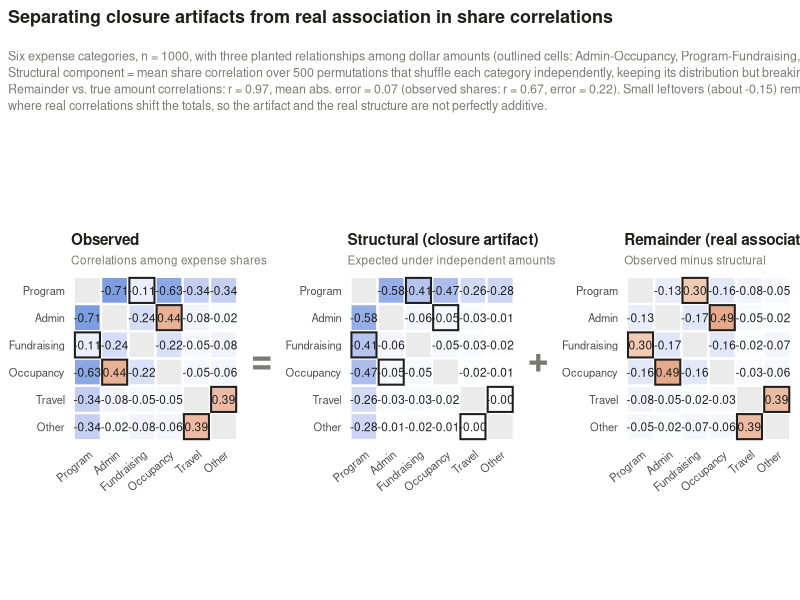

Here is the R script that generated this plot:
# Decompose an observed correlation matrix of shares into
#   structural (closure-induced) correlation + remaining (real) association.
#
# Simulation: six expense categories with three planted real relationships among
# the dollar amounts (Admin-Occupancy, Program-Fundraising, Travel-Other).
# Amounts are closed to shares of total expenses, as a ratio-based index would.
#
# Structural component = expected share correlations under a permutation null:
# each category's amounts are shuffled independently (keeping every marginal
# distribution but breaking all real association), closed to shares, and the
# correlation matrix is averaged over B permutations.
# Remainder = observed - structural.
#
# Output: dev/health-index/closure-decomposition.png

library(ggplot2)
library(dplyr)
library(cowplot)

set.seed(1897)

n <- 1000
B <- 500
parts <- c("Program", "Admin", "Fundraising", "Occupancy", "Travel", "Other")
meanlog <- c(13.0, 11.5, 10.5, 11.0, 9.5, 10.0)
sdlog   <- c(0.45, 0.60, 0.90, 0.70, 1.00, 0.85)
D <- length(parts)

R <- diag(D); dimnames(R) <- list(parts, parts)
plant <- function(a, b, r) { R[a, b] <<- r; R[b, a] <<- r }
plant("Admin", "Occupancy", 0.6)
plant("Program", "Fundraising", 0.4)
plant("Travel", "Other", 0.5)

L <- MASS::mvrnorm(n, meanlog, diag(sdlog) %*% R %*% diag(sdlog))
amounts <- exp(L); colnames(amounts) <- parts
shares  <- amounts / rowSums(amounts)

observed <- cor(shares)
structural <- Reduce(`+`, lapply(seq_len(B), function(b) {
  p <- apply(amounts, 2, sample)
  cor(p / rowSums(p))
})) / B
remainder <- observed - structural
truth <- cor(amounts)

ut <- upper.tri(observed)
r_rem <- cor(remainder[ut], truth[ut]);  r_obs <- cor(observed[ut], truth[ut])
mae_rem <- mean(abs(remainder[ut] - truth[ut])); mae_obs <- mean(abs(observed[ut] - truth[ut]))

col_low  <- "#2a78d6"
col_high <- "#b8541a"
ink      <- "#1f1f1e"
muted    <- "#7a7a75"

heat <- function(m, title, subtitle) {
  df <- as.data.frame(as.table(m)) |>
    mutate(Var1 = factor(Var1, levels = parts), Var2 = factor(Var2, levels = rev(parts)),
           diag = Var1 == Var2,
           lab = ifelse(diag, "", sprintf("%.2f", Freq)),
           Freq = ifelse(diag, NA, Freq),
           planted = !diag & R[cbind(as.character(Var1), as.character(Var2))] != 0)
  ggplot(df, aes(Var1, Var2, fill = Freq)) +
    geom_tile(colour = "white", linewidth = 0.8) +
    geom_tile(data = filter(df, planted), fill = NA, colour = ink, linewidth = 0.7,
              width = 0.92, height = 0.92) +
    geom_text(aes(label = lab), size = 3, colour = ink) +
    scale_fill_gradient2(low = col_low, mid = "white", high = col_high,
                         limits = c(-1, 1), na.value = "grey92") +
    coord_fixed() +
    labs(x = NULL, y = NULL, title = title, subtitle = subtitle) +
    theme_minimal(base_size = 10) +
    theme(panel.grid = element_blank(), legend.position = "none",
          plot.title = element_text(face = "bold", size = 11, colour = ink),
          plot.subtitle = element_text(size = 8.5, colour = muted),
          axis.text.x = element_text(angle = 40, hjust = 1))
}

op <- function(sym) ggdraw() + draw_label(sym, size = 26, colour = muted, fontface = "bold")

panels <- plot_grid(
  heat(observed,   "Observed", "Correlations among expense shares"),
  op("="),
  heat(structural, "Structural (closure artifact)", "Expected under independent amounts"),
  op("+"),
  heat(remainder,  "Remainder (real association)", "Observed minus structural"),
  nrow = 1, rel_widths = c(1, 0.12, 1, 0.12, 1), align = "h", axis = "tb")

title <- ggdraw() +
  draw_label("Separating closure artifacts from real association in share correlations",
             fontface = "bold", size = 13, x = 0.01, hjust = 0, colour = ink)
subtitle <- ggdraw() +
  draw_label(paste0(
    "Six expense categories, n = ", n, ", with three planted relationships among dollar amounts (outlined cells: Admin-Occupancy, ",
    "Program-Fundraising, Travel-Other).\n",
    "Structural component = mean share correlation over ", B, " permutations that shuffle each category independently, ",
    "keeping its distribution but breaking real links.\n",
    sprintf("Remainder vs. true amount correlations: r = %.2f, mean abs. error = %.2f (observed shares: r = %.2f, error = %.2f). ",
            r_rem, mae_rem, r_obs, mae_obs),
    "Small leftovers (about -0.15) remain\n",
    "where real correlations shift the totals, so the artifact and the real structure are not perfectly additive."),
    size = 9, x = 0.01, hjust = 0, colour = muted, lineheight = 1.1)

fig <- plot_grid(title, subtitle, panels, ncol = 1, rel_heights = c(0.07, 0.2, 1))

out <- file.path("dev", "health-index", "closure-decomposition.png")
ggsave(out, fig, width = 13, height = 5.6, dpi = 200, bg = "white", device = ragg::agg_png)
message("Wrote ", out)
